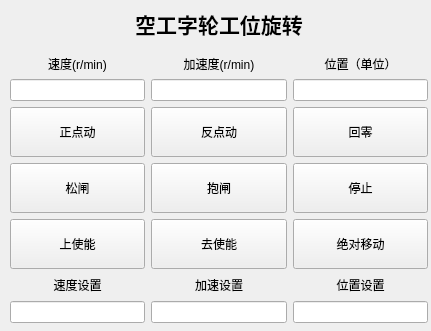
  <widget class="QWidget" name="widget_5" native="true">
   <property name="geometry">
    <rect>
     <x>460</x>
     <y>460</y>
     <width>431</width>
     <height>331</height>
    </rect>
   </property>
   <property name="styleSheet">
    <string notr="true">#widget_5{
 border: 1px solid #ccc;
}</string>
   </property>
   <widget class="QWidget" name="layoutWidget_13">
    <property name="geometry">
     <rect>
      <x>10</x>
      <y>0</y>
      <width>418</width>
      <height>323</height>
     </rect>
    </property>
    <layout class="QVBoxLayout" name="verticalLayout_97">
     <item>
      <widget class="QLabel" name="label_85">
       <property name="font">
        <font>
         <pointsize>16</pointsize>
         <bold>true</bold>
        </font>
       </property>
       <property name="text">
        <string>空工字轮工位旋转</string>
       </property>
       <property name="alignment">
        <set>Qt::AlignmentFlag::AlignCenter</set>
       </property>
      </widget>
     </item>
     <item>
      <layout class="QHBoxLayout" name="horizontalLayout_61">
       <item>
        <layout class="QVBoxLayout" name="verticalLayout_98">
         <property name="leftMargin">
          <number>0</number>
         </property>
         <item>
          <widget class="QLabel" name="label_86">
           <property name="text">
            <string>速度(r/min)</string>
           </property>
           <property name="alignment">
            <set>Qt::AlignmentFlag::AlignCenter</set>
           </property>
          </widget>
         </item>
         <item>
          <widget class="QLineEdit" name="lineEdit_74">
           <property name="text">
            <string/>
           </property>
           <property name="readOnly">
            <bool>true</bool>
           </property>
          </widget>
         </item>
        </layout>
       </item>
       <item>
        <layout class="QVBoxLayout" name="verticalLayout_99">
         <item>
          <widget class="QLabel" name="label_87">
           <property name="text">
            <string>加速度(r/min)</string>
           </property>
           <property name="alignment">
            <set>Qt::AlignmentFlag::AlignCenter</set>
           </property>
          </widget>
         </item>
         <item>
          <widget class="QLineEdit" name="lineEdit_75">
           <property name="text">
            <string/>
           </property>
           <property name="readOnly">
            <bool>true</bool>
           </property>
          </widget>
         </item>
        </layout>
       </item>
       <item>
        <layout class="QVBoxLayout" name="verticalLayout_100">
         <item>
          <widget class="QLabel" name="label_88">
           <property name="text">
            <string>位置（单位）</string>
           </property>
           <property name="alignment">
            <set>Qt::AlignmentFlag::AlignCenter</set>
           </property>
          </widget>
         </item>
         <item>
          <widget class="QLineEdit" name="lineEdit_76">
           <property name="text">
            <string/>
           </property>
           <property name="readOnly">
            <bool>true</bool>
           </property>
          </widget>
         </item>
        </layout>
       </item>
      </layout>
     </item>
     <item>
      <layout class="QVBoxLayout" name="verticalLayout_101">
       <item>
        <layout class="QHBoxLayout" name="horizontalLayout_62">
         <item>
          <widget class="QPushButton" name="pushButton_109">
           <property name="minimumSize">
            <size>
             <width>50</width>
             <height>50</height>
            </size>
           </property>
           <property name="text">
            <string>正点动</string>
           </property>
          </widget>
         </item>
         <item>
          <widget class="QPushButton" name="pushButton_110">
           <property name="minimumSize">
            <size>
             <width>50</width>
             <height>50</height>
            </size>
           </property>
           <property name="text">
            <string>反点动</string>
           </property>
          </widget>
         </item>
         <item>
          <widget class="QPushButton" name="pushButton_111">
           <property name="minimumSize">
            <size>
             <width>50</width>
             <height>50</height>
            </size>
           </property>
           <property name="text">
            <string>回零</string>
           </property>
          </widget>
         </item>
        </layout>
       </item>
       <item>
        <layout class="QHBoxLayout" name="horizontalLayout_63">
         <item>
          <widget class="QPushButton" name="pushButton_112">
           <property name="minimumSize">
            <size>
             <width>50</width>
             <height>50</height>
            </size>
           </property>
           <property name="text">
            <string>松闸</string>
           </property>
          </widget>
         </item>
         <item>
          <widget class="QPushButton" name="pushButton_113">
           <property name="minimumSize">
            <size>
             <width>50</width>
             <height>50</height>
            </size>
           </property>
           <property name="text">
            <string>抱闸</string>
           </property>
          </widget>
         </item>
         <item>
          <widget class="QPushButton" name="pushButton_114">
           <property name="minimumSize">
            <size>
             <width>50</width>
             <height>50</height>
            </size>
           </property>
           <property name="text">
            <string>停止</string>
           </property>
          </widget>
         </item>
        </layout>
       </item>
       <item>
        <layout class="QHBoxLayout" name="horizontalLayout_64">
         <item>
          <widget class="QPushButton" name="pushButton_115">
           <property name="minimumSize">
            <size>
             <width>50</width>
             <height>50</height>
            </size>
           </property>
           <property name="text">
            <string>上使能</string>
           </property>
          </widget>
         </item>
         <item>
          <widget class="QPushButton" name="pushButton_116">
           <property name="minimumSize">
            <size>
             <width>50</width>
             <height>50</height>
            </size>
           </property>
           <property name="text">
            <string>去使能</string>
           </property>
          </widget>
         </item>
         <item>
          <widget class="QPushButton" name="pushButton_117">
           <property name="minimumSize">
            <size>
             <width>50</width>
             <height>50</height>
            </size>
           </property>
           <property name="text">
            <string>绝对移动</string>
           </property>
          </widget>
         </item>
        </layout>
       </item>
      </layout>
     </item>
     <item>
      <layout class="QHBoxLayout" name="horizontalLayout_65">
       <item>
        <layout class="QVBoxLayout" name="verticalLayout_102">
         <item>
          <widget class="QLabel" name="label_89">
           <property name="text">
            <string>速度设置</string>
           </property>
           <property name="alignment">
            <set>Qt::AlignmentFlag::AlignCenter</set>
           </property>
          </widget>
         </item>
         <item>
          <widget class="QLineEdit" name="lineEdit_77">
           <property name="text">
            <string/>
           </property>
           <property name="alignment">
            <set>Qt::AlignmentFlag::AlignCenter</set>
           </property>
          </widget>
         </item>
        </layout>
       </item>
       <item>
        <layout class="QVBoxLayout" name="verticalLayout_103">
         <item>
          <widget class="QLabel" name="label_90">
           <property name="text">
            <string>加速设置</string>
           </property>
           <property name="alignment">
            <set>Qt::AlignmentFlag::AlignCenter</set>
           </property>
          </widget>
         </item>
         <item>
          <widget class="QLineEdit" name="lineEdit_78">
           <property name="text">
            <string/>
           </property>
           <property name="alignment">
            <set>Qt::AlignmentFlag::AlignCenter</set>
           </property>
          </widget>
         </item>
        </layout>
       </item>
       <item>
        <layout class="QVBoxLayout" name="verticalLayout_104">
         <item>
          <widget class="QLabel" name="label_91">
           <property name="text">
            <string>位置设置</string>
           </property>
           <property name="alignment">
            <set>Qt::AlignmentFlag::AlignCenter</set>
           </property>
          </widget>
         </item>
         <item>
          <widget class="QLineEdit" name="lineEdit_79">
           <property name="text">
            <string/>
           </property>
           <property name="alignment">
            <set>Qt::AlignmentFlag::AlignCenter</set>
           </property>
          </widget>
         </item>
        </layout>
       </item>
      </layout>
     </item>
    </layout>
   </widget>
  </widget>
